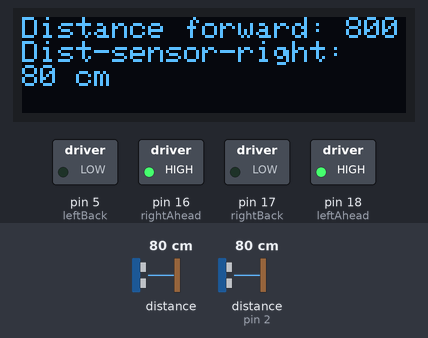
The sketch below on a simulated Arduino Uno, built with avr-gcc and run on an emulated ATmega328P. Shown: 128×32 one-colour display, switched loads named in the sketch (green lamp = pin HIGH). Wiring (inferred from the names in the program): ultrasonic range finder: trigger pin 4; echo pin 2. Dashed ring = blinking. The inputs (shaded band) are chosen by the test bench; at power-on: distance to the obstacle 80 cm, distance to the obstacle (sensor on pin 2) 80 cm. The echo pulse lasts 58.3 µs per cm; pins used as bus, display or sensor lines are not drawn; what the sketch prints to the serial monitor is not drawn.

Above: at 1.2 s.
1.3 s: distance to the obstacle (sensor 0) set to 23 cm
At 1.51 s:
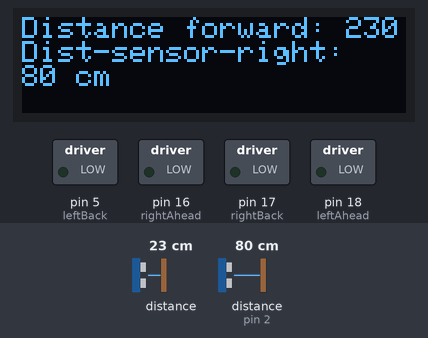
3.1 s: distance to the obstacle (sensor 0) set to 19 cm
At 3.64 s:
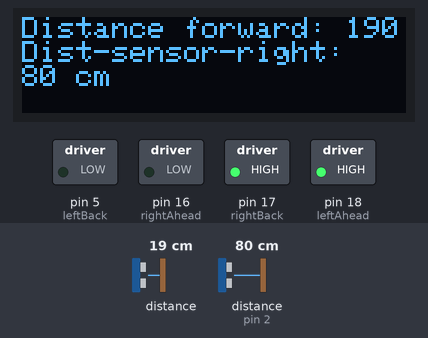
6.1 s: distance to the obstacle (sensor on pin 2) set to 28 cm
At 7.13 s:
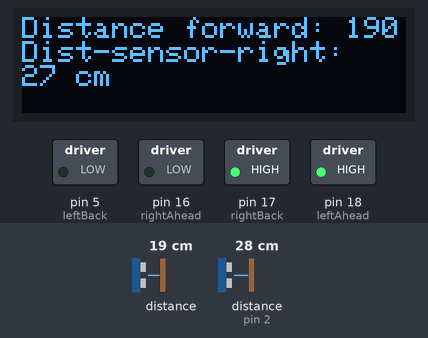
8.1 s: distance to the obstacle (sensor on pin 2) set to 23 cm
At 9.2 s:
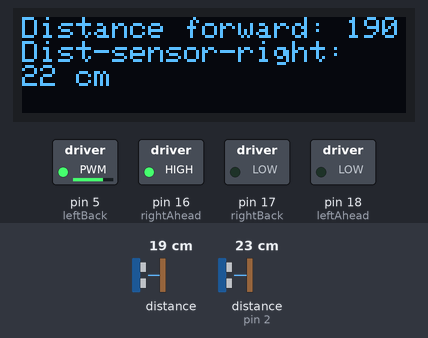
11.1 s: distance to the obstacle (sensor 0) set to 35 cm
At 11.55 s:
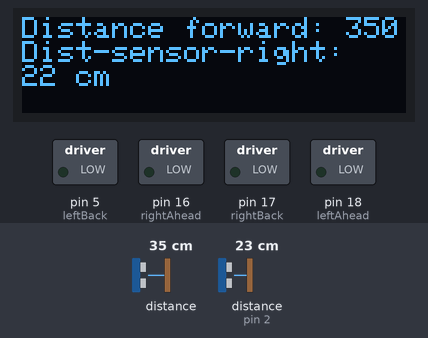
12.9 s: distance to the obstacle (sensor on pin 2) set to 2 cm
At 13.05 s:
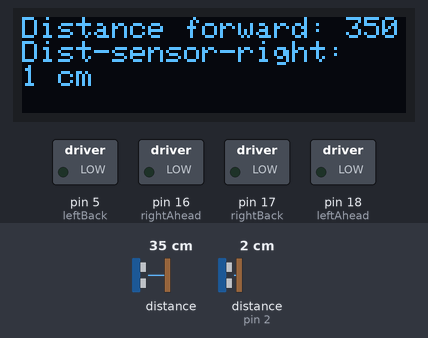
Timing chart, 0 to 15.4 s (numbered marks = the images above; inputs shaded):
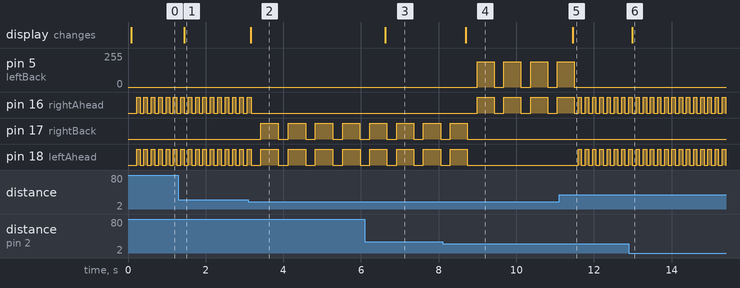

Measured:
- the behaviour switches between 21 and 20 cm on distance to the obstacle (sensor 0) (found by bisection; images 1 and 2)
- the behaviour switches between 27 and 26 cm on distance to the obstacle (sensor on pin 2) (found by bisection; images 3 and 4)
- after the input at 1.3 s, the display: changes after 0.15 s (image 1)
- after the input at 3.1 s, pin 16 (rightAhead): goes on until 3.2 s, then stays LOW; pin 17 (rightBack), pin 18 (leftAhead): alternates HIGH for 0.45 s and LOW for 0.25 s, starting after 0.32 s; the display: changes after 0.06 s (image 2)
- after the input at 6.1 s, the display: changes after 0.53 s (image 3)
- after the input at 8.1 s, pin 5 (leftBack): alternates 190/255 for 0.44 s and 0/255 for 0.25 s, starting after 0.89 s; pin 16 (rightAhead): alternates HIGH for 0.44 s and LOW for 0.25 s, starting after 0.89 s; pin 17 (rightBack), pin 18 (leftAhead): goes on until 8.7 s, then stays LOW; the display: changes after 0.60 s (image 4)
- after the input at 11.1 s, pin 5 (leftBack): goes on until 11.5 s, then stays 0/255; pin 16 (rightAhead), pin 18 (leftAhead): alternates HIGH for 0.09 s and LOW for 0.10 s, starting after 0.49 s; the display: changes after 0.36 s (image 5)
- after the input at 12.9 s, the display: changes after 0.08 s (image 6)

The sketch:

maze.ino
```cpp
#include <Adafruit_SSD1306.h>
#include "Adafruit_VL53L0X.h"
#include <analogWrite.h>

Adafruit_SSD1306 display = Adafruit_SSD1306(128, 32, &Wire);
Adafruit_VL53L0X lox = Adafruit_VL53L0X();

//MOTOR A
int rightBack=17;
int rightAhead=16;
int leftAhead=18;
int leftBack=5;
int lColor = 34;
int rColor = 39;
const int TrigPin = 4;
const int EchoPin = 2;

void setup() {
  // put your setup code here, to run once:
  pinMode(rightAhead, OUTPUT);
  pinMode(rightBack, OUTPUT);
  pinMode(leftAhead, OUTPUT);
  pinMode(leftBack, OUTPUT);

  pinMode(TrigPin, OUTPUT);
  pinMode(EchoPin, INPUT);

  Serial.begin(115200);

  //starting the display
  display.begin(SSD1306_SWITCHCAPVCC, 0x3C); // Address 0x3C for 128x32
  display.clearDisplay();

   // wait until serial port opens for native USB devices
  while (! Serial) {
    delay(1);
  }

  if (!lox.begin()) {
    while(1);
  }
}


int Distance(){
  VL53L0X_RangingMeasurementData_t measure;

  lox.rangingTest(&measure, false); // pass in 'true' to get debug data printout!

  if (measure.RangeStatus != 4) {  // phase failures have incorrect data
    return (measure.RangeMilliMeter);}
    else {
    return -1;}
  }

int ultrasonic(){
  digitalWrite(TrigPin, LOW);
  delayMicroseconds(2);
  digitalWrite(TrigPin, HIGH);
  delayMicroseconds(10);
  digitalWrite(TrigPin, LOW);
  int distance = pulseIn(EchoPin, HIGH)/58;
  Serial.print(distance);
  Serial.print( "cm" );
  Serial.println();
  return distance;
  //delay(1000);
}

void rotateRight(){
  int time = millis(); //time=2000;
  int timeToRotate = 440+time; // 2700
  while(time <= timeToRotate){ // 2000 <= 2700
    turnRight();
    time = millis(); // 2001 2002 2003 ... 2700
    }
}

void rotateLeft(){
  int time = millis(); //time=2000;
  int timeToRotate = 700+time; // 2700
  while(time <= timeToRotate){ // 2000 <= 2700
    turnLeft();
    time = millis(); // 2001 2002 2003 ... 2700
    }
}

void Forward(){
  analogWrite(rightAhead, 190);
  analogWrite(leftAhead, 190);
  analogWrite(rightBack, 0);
  analogWrite(leftBack, 0);
  }

void stopRobot(){
  analogWrite(rightBack, 0);
   analogWrite(leftAhead, 0);
   analogWrite(rightAhead, 0);
   analogWrite(leftBack, 0);
  }

void turnRight(){
   analogWrite(rightBack, 190);
   analogWrite(leftAhead, 190);
   analogWrite(rightAhead, 0);
   analogWrite(leftBack, 0);
  }

void turnLeft(){
   analogWrite(rightBack, 0);
   analogWrite(leftAhead, 0);
   analogWrite(rightAhead, 190);
   analogWrite(leftBack, 190);
  }

  void sensorInfo(){
  VL53L0X_RangingMeasurementData_t measure;

  display.clearDisplay();
  display.setTextSize(1);
  display.setTextColor(SSD1306_WHITE);
  //display.setCursor(0, 0);
  //display.print("R-color: ");
  //display.print(rColor);
  //display.setCursor(0, x);
  //display.print("L-color: ");
  //display.print(lColor);
  display.setCursor(0, 0);
  display.print("Distance forward: ");
  display.print(Distance())/10;
  display.setCursor(0, 8);
  display.print("Dist-sensor-right: ");
  display.setCursor(0, 16);
  display.print(ultrasonic());
  display.print(" cm");
  display.display();
}

void loop() {
  // put your main code here, to run repeatedly:
  sensorInfo();

  /*stopRobot();
  delay(320);
  turnRight();
  delay(300);*/

  if (Distance() > 200){
      stopRobot();
      delay(100);
      Forward();
  }
  else if(ultrasonic()>25 && ultrasonic()<125){
    stopRobot();
    delay(250);
    turnRight();
    delay(350);
    }
  else{
    stopRobot();
    delay(250);
    turnLeft();
    delay(350);
    }
}
```
